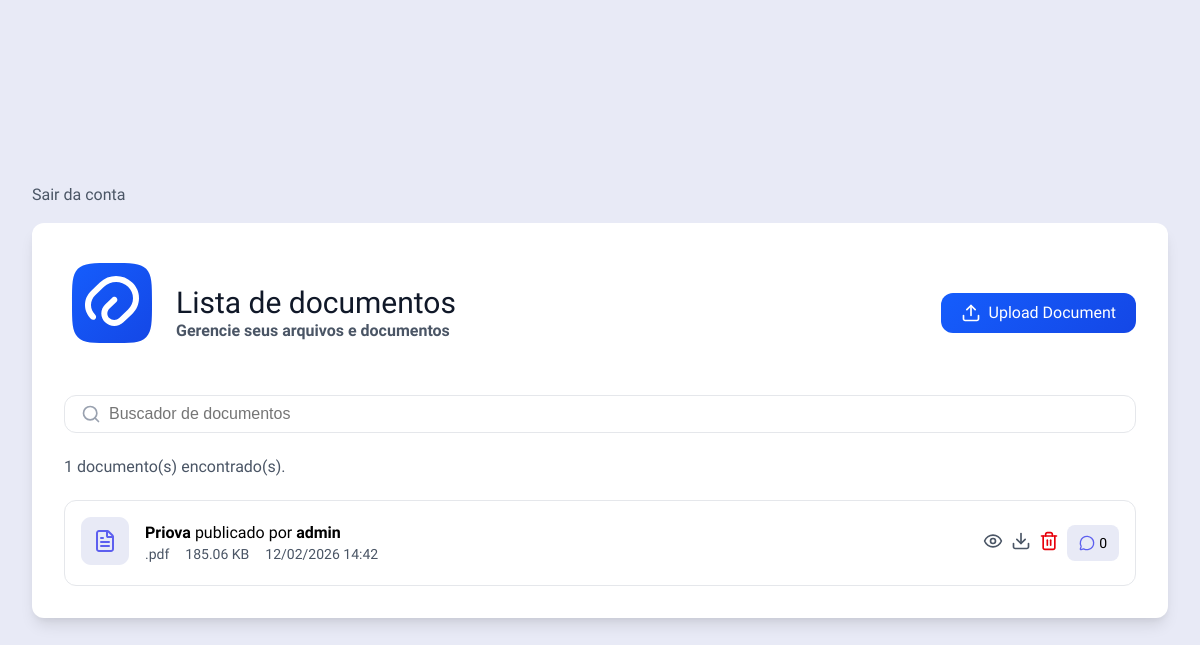
Before: /documents/ (signed in) with the older database file.
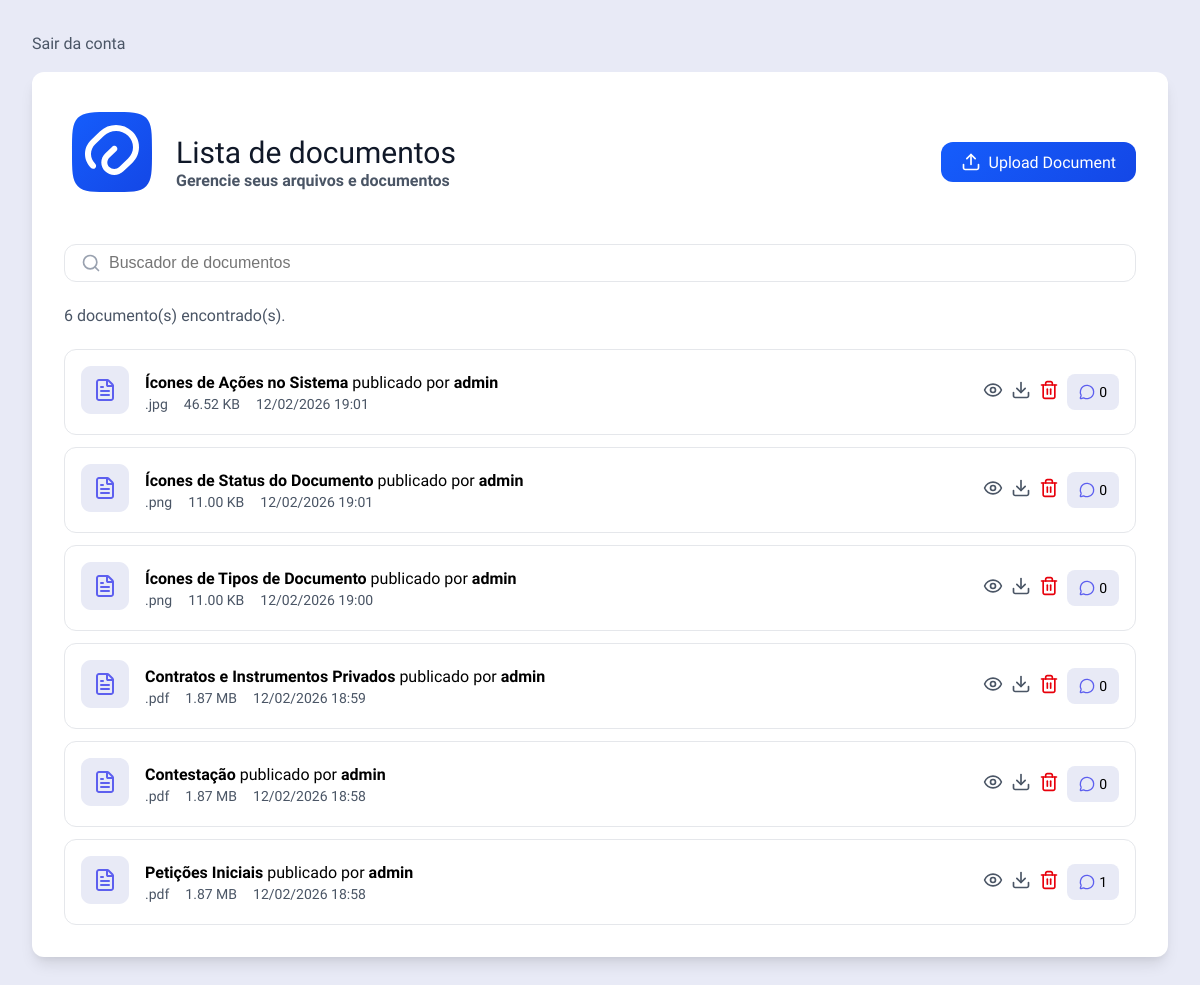
After: the same page with the newer database file.
### apps/documents/models.py (models this page shows, shortened)
class Document(models.Model):
    title = models.CharField(max_length=255)
    description = models.TextField(blank=True)
    author = models.ForeignKey(
        settings.AUTH_USER_MODEL,
        on_delete=models.CASCADE,
        null=True,
        blank=True
    )
    file = models.FileField(
        upload_to='documents/',
        help_text="Arquivo armazenado em pasta local"
    )
    file_name = models.CharField(max_length=255, default='arquivo', help_text="Nome original do arquivo")
    file_size = models.BigIntegerField(default=0, help_text="Tamanho do arquivo em bytes")
    file_type = models.CharField(max_length=100, blank=True, default='', help_text="Tipo MIME do arquivo")
    file_extension = models.CharField(max_length=10, blank=True, default='', help_text="Extensão do arquivo")
    uploaded_at = models.DateTimeField(auto_now_add=True)
    updated_at = models.DateTimeField(auto_now=True)
    class Meta:
        ordering = ['-uploaded_at']
        verbose_name = "Documento"
        verbose_name_plural = "Documentos"
    def get_file_size_display(self):
        size = self.file_size
        for unit in ['B', 'KB', 'MB', 'GB']:
            if size < 1024:
                return f"{size:.2f} {unit}"
            size /= 1024
        return f"{size:.2f} TB"

### apps/documents/views.py (the view)
# urls.py: path('', views.documents_list, name='documents_list'),
@login_required
def documents_list(request):
    documents = Document.objects.all()
    search = request.GET.get('search')
    if search:
        documents = documents.filter(title__icontains=search)
    return render(request, 'documents/documents_list.html', {
        'documents': documents,
        'current_user': request.user
    })

### apps/documents/templates/documents/documents_list.html (shortened to what this page needs)
{% load static %}
<!doctype html>
<html lang="en">
  <head>
    <link rel="stylesheet" href="{% static 'css/global.css' %}" />
  </head>
  <body>
    <div class="page">
      <form class="logout-button" method="post" action="{% url 'logout' %}">
        <button type="submit">Sair da conta</button>
      </form>
      <div class="container">
        <div class="container-title-upload">
          <div>
            <div class="container-logo">
              <img
                src="{% static 'img/logo.svg' %}"
                alt="Logo do Sistema de Documentos"
              />
            </div>
            <div class="container-title">
              <h1>Lista de documentos</h1>
              <h2>Gerencie seus arquivos e documentos</h2>
            </div>
          </div>
          <a href="{% url 'documents_upload' %}">
            <div class="button">
              Upload Document
            </div>
          </a>
        </div>
        <div class="input-group">
          <input
            type="text"
            name="search"
            placeholder="Buscador de documentos"
            id="search"
          />
        </div>
        <p class="documents-count">
          {{ documents.count}} documento(s) encontrado(s).
        </p>
        <div class="container-cards-document">
          {% for document in documents %}
          <div class="card-document">
            <div class="card-info">
                <a href="{% url 'documents_details' document.pk %}">
                    <img src="{% static 'img/icon-document.svg' %}" alt="Thumbnail" />
                </a>
              <div class="card-info-texts">
                <a id="title-document" href="{% url 'documents_details' document.pk %}"><b>{{ document.title }}</b> publicado por <b>{{ document.author }}</b></a>
                <div class="card-info-texts-details">
                  <p>{{document.file_extension}}</p>
                  <p>{{document.get_file_size_display}}</p>
                  <p>{{ document.uploaded_at|date:"d/m/Y H:i" }}</p>
                </div>
              </div>
            </div>
            <div class="card-icons">
              <a href="{% url 'documents_details' document.pk %}">
              </a>
              <a href="{{ document.file.url }}" download>
              </a>
              {% if document.author == current_user or current_user.is_staff or current_user.is_superuser %}
              <form
                method="POST"
                action="{% url 'documents_delete' document.pk %}"
                style="display: inline"
              >
                <button
                  type="submit"
                  style="all: unset; cursor: pointer"
                  onclick="
                    return confirm(
                      'Tem certeza que deseja deletar este documento?',
                    );
                  "
                >
                </button>
              </form>
              {% endif %}
              <div class="icon-comments-counts">
                <p>{{ document.comments.count }}</p>
              </div>
            </div>
          </div>
          {% empty %}
          <p>Sem documentos disponíveis.</p>
          {% endfor %}
        </div>
      </div>
    </div>
  </body>
</html>

### static/css/global.css (style rules this page uses)
:root { --color-bg-page: #E8EAF6; --color-white: #FFFFFF; --color-text-title: #101828; --color-text-subtitle: #4A5565; --color-border: #E5E7EB; --color-primary: linear-gradient(135deg, #155DFC 0%, #1447E6 100%); --color-primary-soft: #E8EAF6; --font-base: "Arimo", sans-serif; --space-xs: 8px; --space-sm: 16px; --space-md: 24px; --space-lg: 32px; --radius-sm: 8px; --radius-md: 12px; --shadow-card: 0 10px 15px -3px rgba(0,0,0,.1), 0 4px 6px -2px rgba(0,0,0,.05); }
*, *::before, *::after { box-sizing: border-box; margin: 0; padding: 0; }
html { font-size: 16px; }
body { min-height: 100vh; font-family: var(--font-base); background: var(--color-bg-page); display: flex; justify-content: center; align-items: center; padding: var(--space-lg); flex-direction: column; }
a { all: unset; cursor: pointer; }
.page { display: flex; flex-direction: column; gap: 16px; width: 100%; max-width: 1200px; margin: 0 auto; }
.container { width: 100%; max-width: 1200px; background: var(--color-white); border-radius: var(--radius-md); padding: var(--space-lg); display: flex; flex-direction: column; gap: var(--space-md); box-shadow: var(--shadow-card); }
h1 { font-size: 1.875rem; font-weight: 400; color: var(--color-text-title); line-height: 1.2; }
h2 { font-size: 1rem; color: var(--color-text-subtitle); }
.input-group { display: flex; align-items: center; gap: var(--space-xs); padding: var(--space-xs) var(--space-sm); border: 1px solid var(--color-border); border-radius: var(--radius-md); width: 100%; }
.input-group input { flex: 1; border: none; font-size: 1rem; background: transparent; width: 100%; }
.container-logo { display: flex; justify-content: center; align-items: center; margin-bottom: 20px; }
.container-logo img { max-width: 100%; height: auto; }
.container-title-upload { display: flex; justify-content: space-between; align-items: center; gap: var(--space-md); flex-wrap: wrap; }
.container-title-upload > div { display: flex; flex-direction: row; gap: 16px; flex-wrap: wrap; }
.container-title { display: flex; flex-direction: column; align-items: flex-start; justify-content: center; flex: 1; min-width: 200px; }
.button { display: flex; align-items: center; justify-content: center; gap: var(--space-xs); padding: 10px 20px; border-radius: var(--radius-md); background: var(--color-primary); color: var(--color-white); font-weight: 500; cursor: pointer; white-space: nowrap; border: none; }
.logout-button { display: inline-flex; align-items: center; justify-content: flex-start; gap: 8px; width: 100%; background-color: transparent; color: #4A5565; border: none; text-decoration: none; font-family: Arimo, sans-serif; font-size: 16px; font-weight: 400; line-height: 24px; cursor: pointer; padding: 0; }
.logout-button button { all: unset; display: inline-flex; align-items: center; width: 100%; cursor: pointer; gap: 8px; }
.documents-count { color: var(--color-text-subtitle); font-size: 1rem; }
.container-cards-document { display: flex; flex-direction: column; gap: 12px; }
.card-document { display: flex; justify-content: space-between; align-items: center; gap: var(--space-md); padding: var(--space-sm); border: 1px solid var(--color-border); border-radius: var(--radius-md); flex-wrap: wrap; background: #fff; }
.card-info { display: flex; align-items: center; gap: var(--space-sm); flex: 1; min-width: 240px; }
.card-info-texts { display: flex; flex-direction: column; gap: 4px; flex: 1; min-width: 0; }
.card-info-texts div { display: flex; flex-direction: row; align-items: center; gap: var(--space-sm); font-size: 0.875rem; color: var(--color-text-subtitle); flex-wrap: wrap; }
.card-icons { display: flex; justify-content: flex-end; align-items: center; gap: var(--space-xs); flex-wrap: wrap; }
.icon-comments-counts { display: flex; align-items: center; gap: 4px; padding: 0 12px; height: 36px; border-radius: var(--radius-sm); background: var(--color-primary-soft); }
.icon-comments-counts p { color: var(--color-primary); font-size: 0.875rem; margin: 0; }

Changed rows visible on the page:
removed Document: title "Priova", author "admin", file_extension ".pdf", file_size "185.06 KB", uploaded_at "12/02/2026 14:42", comments.count "0"
added Document: title "Ícones de Ações no Sistema", author "admin", file_extension ".jpg", file_size "46.52 KB", uploaded_at "12/02/2026 19:01", comments.count "0"
added Document: title "Ícones de Status do Documento", author "admin", file_extension ".png", file_size "11.00 KB", uploaded_at "12/02/2026 19:01", comments.count "0"
added Document: title "Ícones de Tipos de Documento", author "admin", file_extension ".png", file_size "11.00 KB", uploaded_at "12/02/2026 19:00", comments.count "0"
added Document: title "Contratos e Instrumentos Privados", author "admin", file_extension ".pdf", file_size "1.87 MB", uploaded_at "12/02/2026 18:59", comments.count "0"
added Document: title "Contestação", author "admin", file_extension ".pdf", file_size "1.87 MB", uploaded_at "12/02/2026 18:58", comments.count "0"
added Document: title "Petições Iniciais", author "admin", file_extension ".pdf", file_size "1.87 MB", uploaded_at "12/02/2026 18:58", comments.count "1"
Other visible differences:
{{ documents.count }}: "1" → "6"
